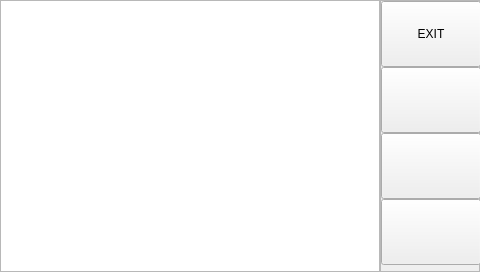
<?xml version="1.0" encoding="UTF-8"?>
<ui version="4.0">
 <class>focus</class>
 <widget class="QWidget" name="focus">
  <property name="geometry">
   <rect>
    <x>0</x>
    <y>0</y>
    <width>480</width>
    <height>272</height>
   </rect>
  </property>
  <property name="minimumSize">
   <size>
    <width>480</width>
    <height>272</height>
   </size>
  </property>
  <property name="maximumSize">
   <size>
    <width>480</width>
    <height>16777215</height>
   </size>
  </property>
  <property name="windowTitle">
   <string>Form</string>
  </property>
  <layout class="QHBoxLayout" name="horizontalLayout_2">
   <property name="spacing">
    <number>0</number>
   </property>
   <property name="leftMargin">
    <number>0</number>
   </property>
   <property name="topMargin">
    <number>0</number>
   </property>
   <property name="rightMargin">
    <number>0</number>
   </property>
   <property name="bottomMargin">
    <number>0</number>
   </property>
   <item>
    <layout class="QHBoxLayout" name="horizontalLayout">
     <property name="spacing">
      <number>0</number>
     </property>
     <item>
      <widget class="QGraphicsView" name="gv_cam">
       <property name="maximumSize">
        <size>
         <width>380</width>
         <height>272</height>
        </size>
       </property>
       <property name="baseSize">
        <size>
         <width>380</width>
         <height>272</height>
        </size>
       </property>
       <property name="verticalScrollBarPolicy">
        <enum>Qt::ScrollBarAlwaysOff</enum>
       </property>
       <property name="horizontalScrollBarPolicy">
        <enum>Qt::ScrollBarAlwaysOff</enum>
       </property>
      </widget>
     </item>
     <item alignment="Qt::AlignHCenter">
      <widget class="QFrame" name="frame">
       <property name="maximumSize">
        <size>
         <width>100</width>
         <height>272</height>
        </size>
       </property>
       <property name="styleSheet">
        <string notr="true">border-image: url(:/hh1Graphics/blue-bkg);</string>
       </property>
       <property name="frameShape">
        <enum>QFrame::StyledPanel</enum>
       </property>
       <property name="frameShadow">
        <enum>QFrame::Raised</enum>
       </property>
       <layout class="QFormLayout" name="formLayout">
        <property name="horizontalSpacing">
         <number>0</number>
        </property>
        <property name="verticalSpacing">
         <number>0</number>
        </property>
        <property name="leftMargin">
         <number>0</number>
        </property>
        <property name="topMargin">
         <number>0</number>
        </property>
        <property name="rightMargin">
         <number>0</number>
        </property>
        <property name="bottomMargin">
         <number>0</number>
        </property>
        <item row="0" column="0">
         <widget class="QPushButton" name="pb_exit">
          <property name="minimumSize">
           <size>
            <width>100</width>
            <height>66</height>
           </size>
          </property>
          <property name="layoutDirection">
           <enum>Qt::LeftToRight</enum>
          </property>
          <property name="styleSheet">
           <string notr="true">border-image: url(:/hh1Graphics/blue-button);</string>
          </property>
          <property name="text">
           <string>EXIT</string>
          </property>
         </widget>
        </item>
        <item row="1" column="0">
         <widget class="QPushButton" name="pushButton">
          <property name="minimumSize">
           <size>
            <width>100</width>
            <height>66</height>
           </size>
          </property>
          <property name="text">
           <string/>
          </property>
         </widget>
        </item>
        <item row="2" column="0">
         <widget class="QPushButton" name="pb_up">
          <property name="minimumSize">
           <size>
            <width>100</width>
            <height>66</height>
           </size>
          </property>
          <property name="styleSheet">
           <string notr="true">border-image: url(:/hh1Graphics/arrow-up);</string>
          </property>
          <property name="text">
           <string/>
          </property>
         </widget>
        </item>
        <item row="3" column="0">
         <widget class="QPushButton" name="pb_down">
          <property name="minimumSize">
           <size>
            <width>100</width>
            <height>66</height>
           </size>
          </property>
          <property name="styleSheet">
           <string notr="true">border-image: url(:/hh1Graphics/arrow-down);</string>
          </property>
          <property name="text">
           <string/>
          </property>
         </widget>
        </item>
       </layout>
      </widget>
     </item>
    </layout>
   </item>
  </layout>
 </widget>
 <resources/>
 <connections/>
</ui>
